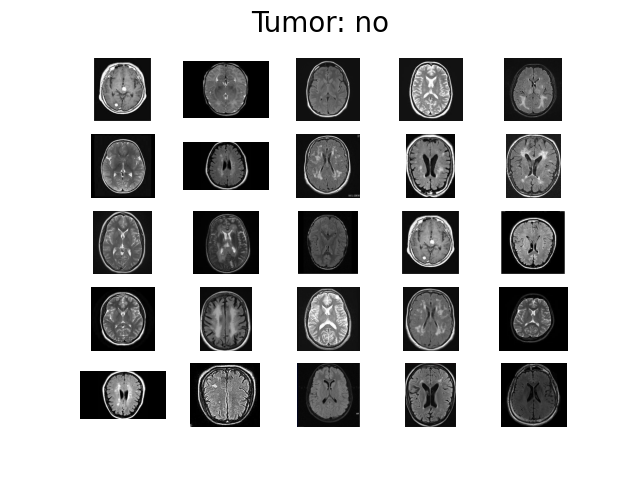
#> input picture MRI_TumourTetection/25_random_negative_images.png, 640 x 480 px
$ python -i crop_image.py   (imports and definitions only)
#> lines starting #> are read from the running program, lines starting #| are printed output that depends on the picture; after the words box and inside, x2 and y2 are one past the last pixel; in counts of white or black regions, pixels touching at a corner belong together
import cv2
import imutils


def crop_image(image):
    """
    function to crop images
    :param image: image after mpimg.imread
    :return:
    """
    # convert to 8 bit image
    image_8bit = cv2.convertScaleAbs(image)

    gray = image_8bit

    # convert the image to grayscale
    if len(image_8bit.shape) == 3:
        if image_8bit.shape[2] != 1:
            gray = cv2.cvtColor(image_8bit, cv2.COLOR_RGB2GRAY)

    # apply a Gaussian blur to the image
    gray = cv2.GaussianBlur(gray, (5, 5), 0)
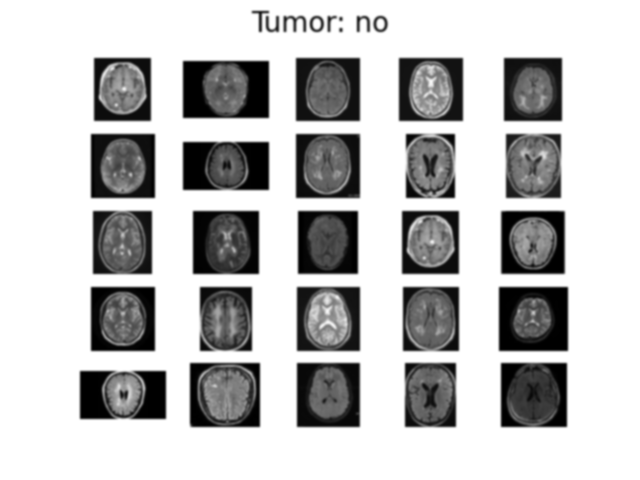
#> gray: shape (480, 640); min 0, max 255, mean 192.7

    # threshold the image by Binary Thresholding
    thresh = cv2.threshold(gray, 45, 255, cv2.THRESH_BINARY)[1]
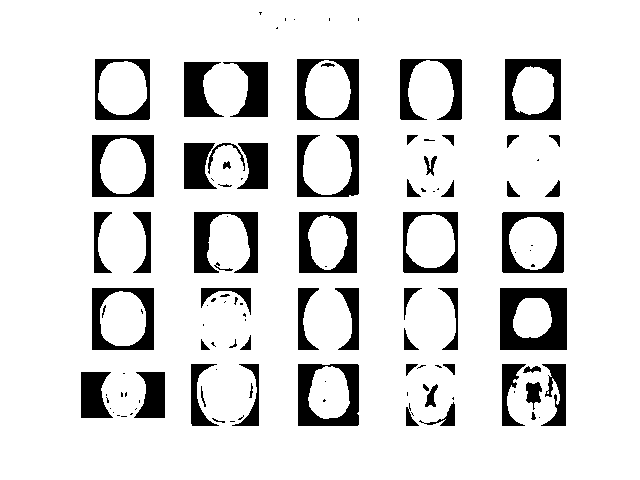
#> thresh: shape (480, 640); 87.4% white; 115 black regions (53 under 20 px), largest, box (x1, y1, x2, y2) and area: (500, 288, 567, 350) 2876, (298, 364, 359, 426) 2037, (299, 212, 357, 273) 1880

    # perform a series of erosion's & dilation's to remove any small regions of noise
    thresh = cv2.erode(thresh, None, iterations=2)
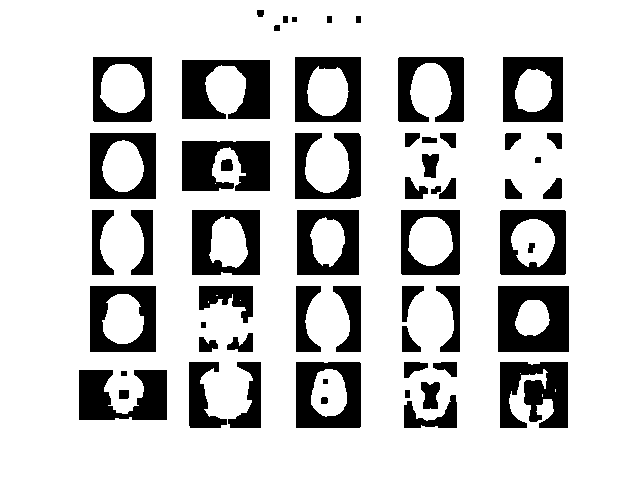
#> thresh: shape (480, 640); 79.6% white; 59 black regions, largest, box (x1, y1, x2, y2) and area: (498, 286, 569, 352) 3712, (182, 60, 270, 119) 3660, (182, 141, 270, 191) 3513
    thresh = cv2.dilate(thresh, None, iterations=2)
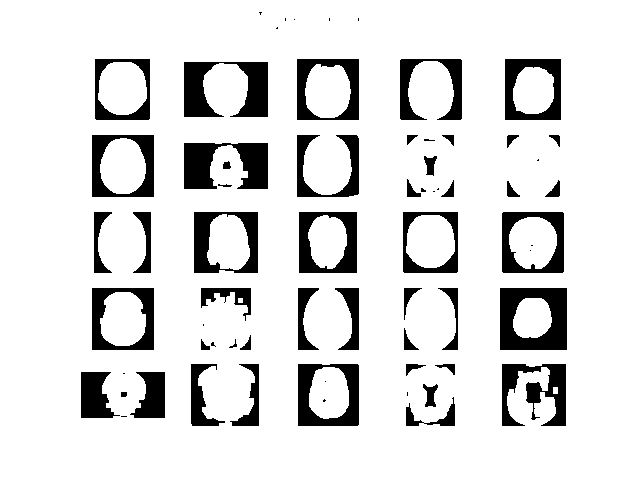
#> thresh: shape (480, 640); 86.9% white; 67 black regions (20 under 20 px)

    # find contours in threshold image, then grab the largest one
    cnts = cv2.findContours(thresh.copy(), cv2.RETR_EXTERNAL, cv2.CHAIN_APPROX_SIMPLE)
#> cnts = 1 contour; box (x1, y1, x2, y2) and area: (0, 0, 640, 480) 306081
    cnts = imutils.grab_contours(cnts)
#> cnts = [[[0, 0], [0, 479], [639, 479], [639, 0]]]
    c = max(cnts, key=cv2.contourArea, default=0)
#> c = [[0, 0], [0, 479], [639, 479], [639, 0]]

    # find the extreme points
    # if they are 0 return the original image
    if not isinstance(c, int):
        extLeft = tuple(c[c[:, :, 0].argmin()][0])
#> extLeft = (0, 0)
        extRight = tuple(c[c[:, :, 0].argmax()][0])
#> extRight = (639, 479)
        extTop = tuple(c[c[:, :, 1].argmin()][0])
#> extTop = (0, 0)
        extBot = tuple(c[c[:, :, 1].argmax()][0])
#> extBot = (0, 479)
        # crop
        new_img = image_8bit[extTop[1]:extBot[1], extLeft[0]:extRight[0]].copy()
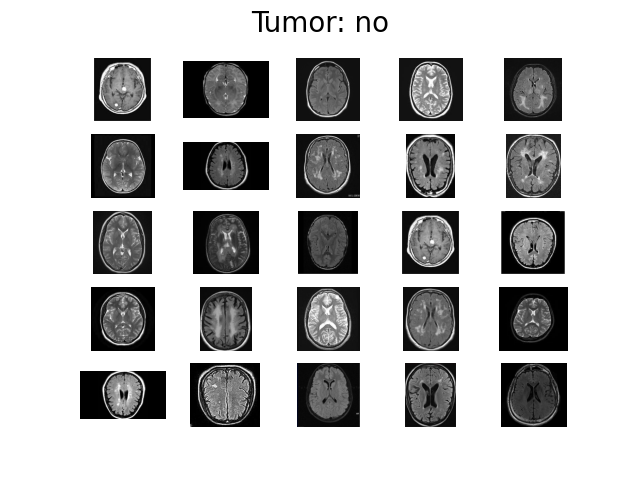
#> new_img: shape (479, 639, 3); mean R, G, B 192.4, 192.4, 192.5

        return new_img
    else:
        return image_8bit

>>> import cv2
>>> picture = cv2.cvtColor(cv2.imread('../25_random_negative_images.png'), cv2.COLOR_BGR2RGB)
>>> result = crop_image(picture)

$ run again, on MRI_TumourTetection/confusion_matrix.png
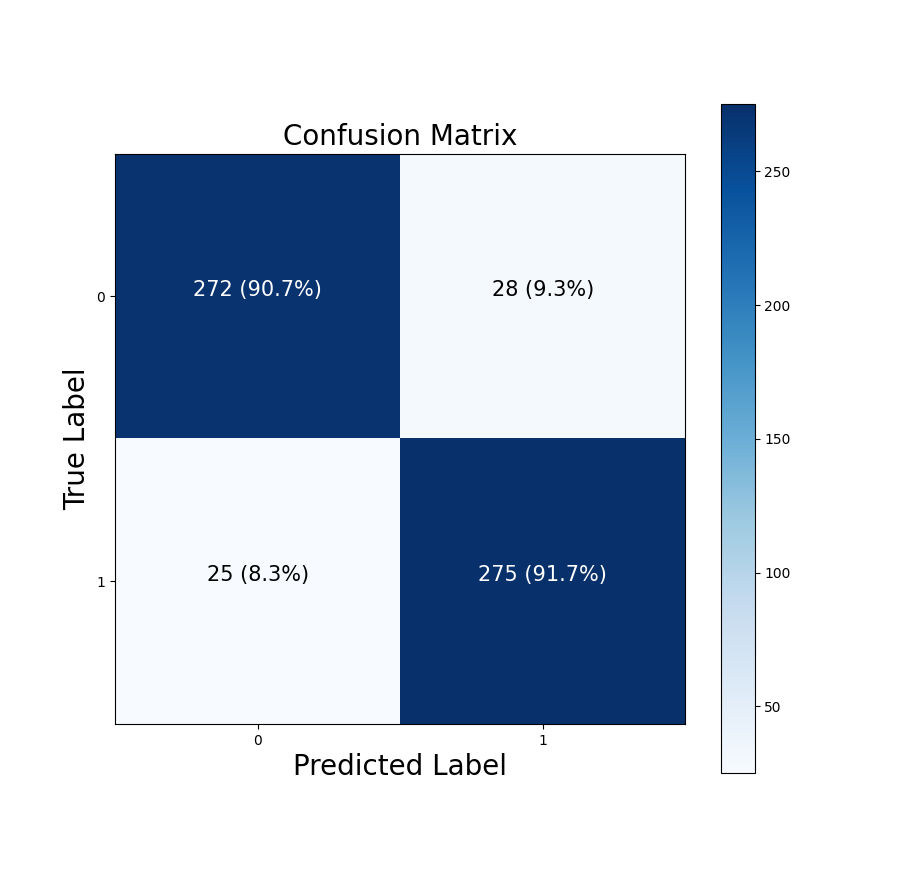
#> input picture MRI_TumourTetection/confusion_matrix.png, 919 x 869 px
#> in crop_image, `thresh = cv2.threshold(gray, 45, 255, cv2.THRESH_BINARY)[1]`:
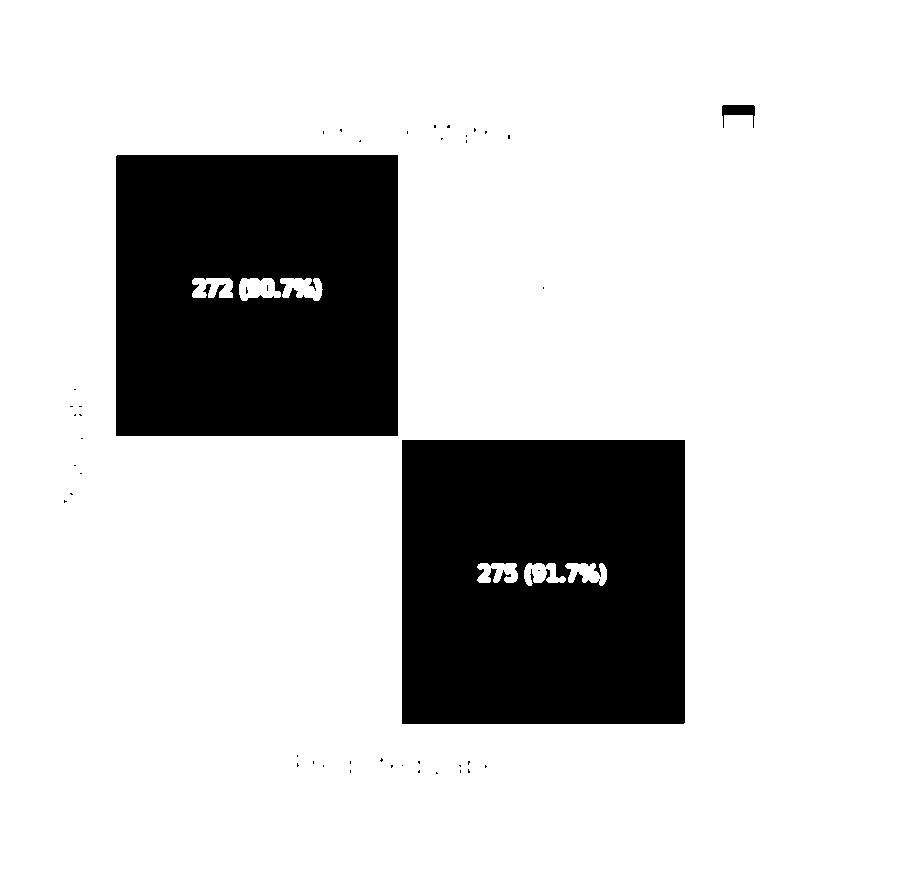
#> thresh: shape (869, 919); 80.4% white; 46 black regions (43 under 20 px), largest, box (x1, y1, x2, y2) and area: (402, 440, 685, 724) 78518, (116, 155, 398, 436) 77147, (722, 105, 755, 128) 356
#> in crop_image, `thresh = cv2.erode(thresh, None, iterations=2)`:
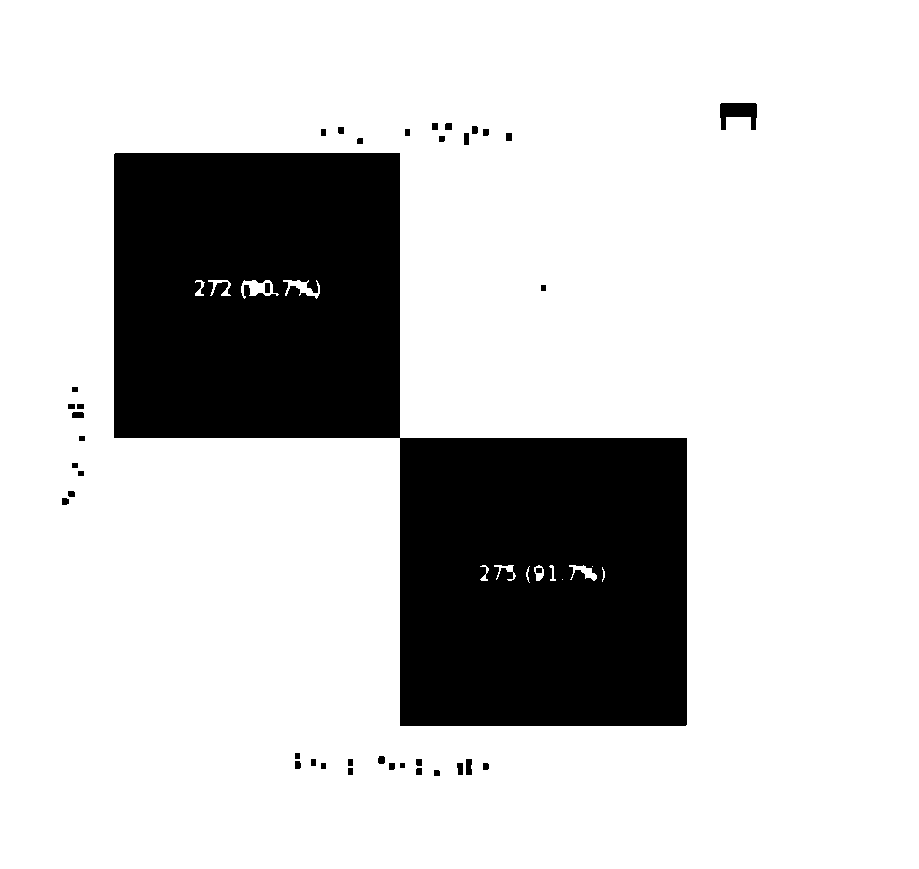
#> thresh: shape (869, 919); 79.4% white; 40 black regions, largest, box (x1, y1, x2, y2) and area: (114, 153, 687, 726) 162673, (720, 103, 757, 130) 648, (466, 759, 472, 775) 92
#> in crop_image, `cnts = cv2.findContours(thresh.copy(), cv2.RETR_EXTERNAL, cv2.CHAIN_AP..`: cnts = 1 contour; box (x1, y1, x2, y2) and area: (0, 0, 919, 869) 796824
#> in crop_image, `cnts = imutils.grab_contours(cnts)`: cnts = [[[0, 0], [0, 868], [918, 868], [918, 0]]]
#> c = [[0, 0], [0, 868], [918, 868], [918, 0]]
#> extLeft = (0, 0)
#> extRight = (918, 868)
#> extTop = (0, 0)
#> extBot = (0, 868)
